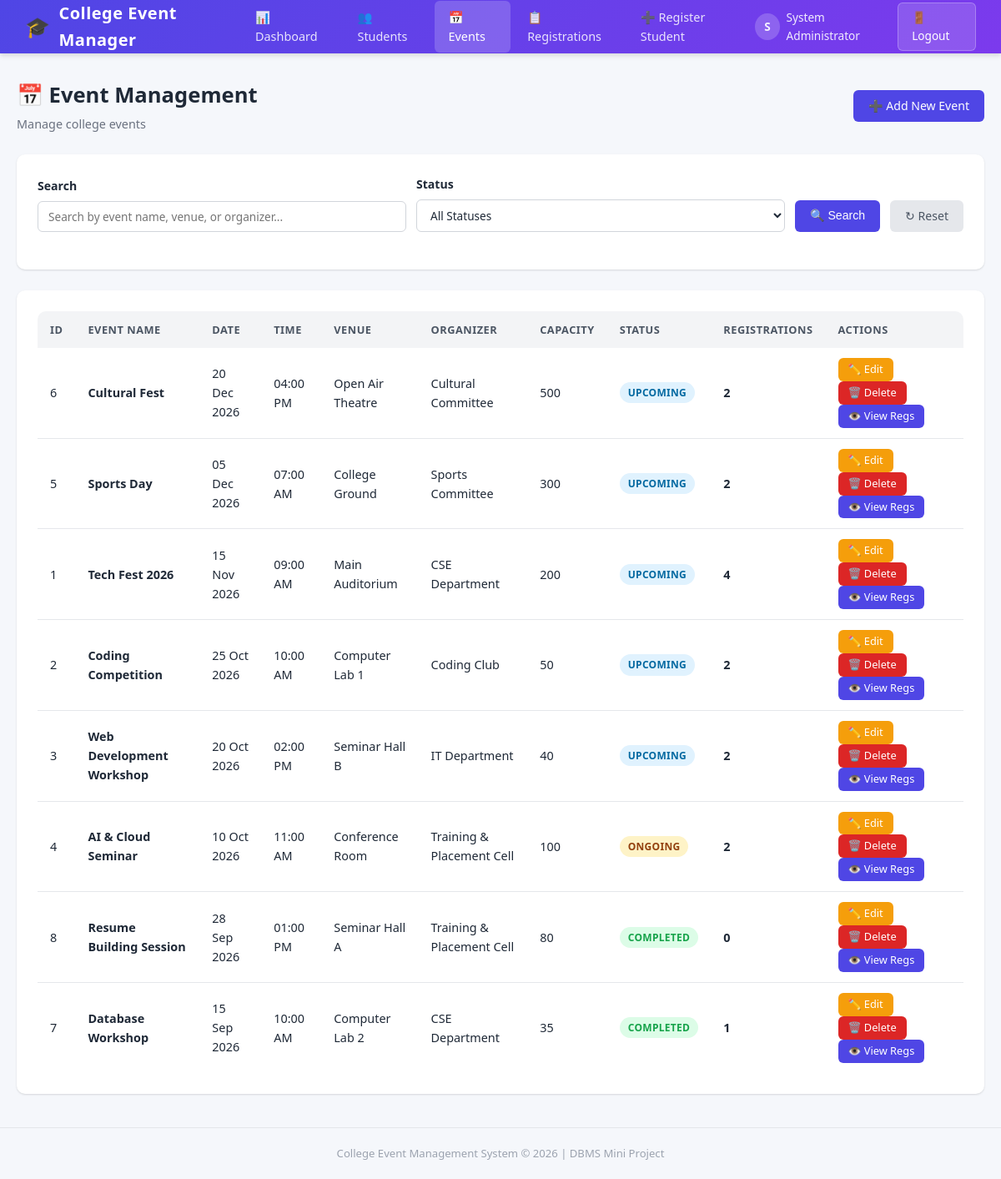
The page /events.php (signed in) on the database its author committed.
### tables this page shows
CREATE TABLE events (
    event_id INT PRIMARY KEY AUTO_INCREMENT,
    event_name VARCHAR(150) NOT NULL,
    description TEXT,
    event_date DATE NOT NULL,
    event_time TIME NOT NULL,
    venue VARCHAR(150) NOT NULL,
    organizer VARCHAR(100),
    capacity INT NOT NULL,
    status ENUM('Upcoming','Ongoing','Completed','Cancelled') DEFAULT 'Upcoming',
    created_at TIMESTAMP DEFAULT CURRENT_TIMESTAMP
);

### events.php (the view, shortened to what this page needs)
<?php
require_once 'header.php';
$search = trim($_GET['search'] ?? '');
$query = "SELECT e.event_id, e.event_name, e.description, e.event_date, e.event_time, e.venue, e.organizer, e.capacity, e.status, COUNT(r.registration_id) AS reg_count
          FROM events e
          LEFT JOIN registrations r ON e.event_id = r.event_id
          WHERE 1=1";
$query .= " GROUP BY e.event_id, e.event_name, e.description, e.event_date, e.event_time, e.venue, e.organizer, e.capacity, e.status ORDER BY e.event_date DESC";
$stmt = mysqli_prepare($conn, $query);
mysqli_stmt_execute($stmt);
$result = mysqli_stmt_get_result($stmt);
?>
<div class="page-header">
    <div>
        <h2>📅 Event Management</h2>
        <p>Manage college events</p>
    </div>
    <a href="add_event.php" class="btn btn-primary">➕ Add New Event</a>
</div>
<div class="card">
    <form method="GET" action="events.php">
        <div class="filter-bar">
            <div class="form-group">
                <label>Search</label>
                <input type="text" name="search" class="form-control" placeholder="Search by event name, venue, or organizer..."
                    value="<?php echo htmlspecialchars($search); ?>">
            </div>
            <div class="form-group">
                <label>Status</label>
                <select name="status" class="form-control">
                    <option value="">All Statuses</option>
                </select>
            </div>
            <button type="submit" class="btn btn-primary">🔍 Search</button>
            <a href="events.php" class="btn btn-secondary">↻ Reset</a>
        </div>
    </form>
</div>
<div class="card">
    <div class="table-container">
        <table>
            <thead>
                <tr>
                    <th>ID</th>
                    <th>Event Name</th>
                    <th>Date</th>
                    <th>Time</th>
                    <th>Venue</th>
                    <th>Organizer</th>
                    <th>Capacity</th>
                    <th>Status</th>
                    <th>Registrations</th>
                    <th>Actions</th>
                </tr>
            </thead>
            <tbody>
                <?php if (mysqli_num_rows($result) > 0): ?>
                    <?php while ($event = mysqli_fetch_assoc($result)): ?>
                        <tr>
                            <td><?php echo $event['event_id']; ?></td>
                            <td><strong><?php echo htmlspecialchars($event['event_name']); ?></strong></td>
                            <td><?php echo date('d M Y', strtotime($event['event_date'])); ?></td>
                            <td><?php echo date('h:i A', strtotime($event['event_time'])); ?></td>
                            <td><?php echo htmlspecialchars($event['venue']); ?></td>
                            <td><?php echo htmlspecialchars($event['organizer']); ?></td>
                            <td><?php echo $event['capacity']; ?></td>
                            <td>
                                <span class="badge badge-<?php echo strtolower($event['status']); ?>">
                                    <?php echo htmlspecialchars($event['status']); ?>
                                </span>
                            </td>
                            <td><strong><?php echo $event['reg_count']; ?></strong></td>
                            <td>
                                <a href="edit_event.php?id=<?php echo $event['event_id']; ?>" class="btn btn-warning btn-sm">✏️ Edit</a>
                                <a href="delete_event.php?id=<?php echo $event['event_id']; ?>"
                                   class="btn btn-danger btn-sm"
                                   onclick="return confirmDelete('Are you sure you want to delete this event?');">
                                    🗑️ Delete
                                </a>
                                <a href="registrations.php?event=<?php echo $event['event_id']; ?>" class="btn btn-primary btn-sm">👁️ View Regs</a>
                            </td>
                        </tr>
                    <?php endwhile; ?>
                <?php endif; ?>
            </tbody>
        </table>
    </div>
</div>
<?php
require_once 'footer.php';
?>

### style.css (style rules this page uses)
:root { --primary: #4F46E5; --primary-dark: #4338CA; --primary-light: #EEF2FF; --secondary: #7C3AED; --success: #16A34A; --success-light: #DCFCE7; --danger: #DC2626; --danger-light: #FEE2E2; --warning: #F59E0B; --warning-light: #FEF3C7; --info: #0EA5E9; --info-light: #E0F2FE; --bg: #F5F7FB; --white: #FFFFFF; --dark: #1F2937; --gray-100: #F3F4F6; --gray-200: #E5E7EB; --gray-300: #D1D5DB; --gray-400: #9CA3AF; --gray-500: #6B7280; --gray-600: #4B5563; --shadow: 0 1px 3px rgba(0,0,0,0.08), 0 1px 2px rgba(0,0,0,0.06); --shadow-md: 0 4px 6px rgba(0,0,0,0.07), 0 2px 4px rgba(0,0,0,0.05); --shadow-lg: 0 10px 15px rgba(0,0,0,0.08), 0 4px 6px rgba(0,0,0,0.04); --radius: 10px; --radius-sm: 6px; --transition: all 0.2s ease; }
*, *::before, *::after { margin: 0; padding: 0; box-sizing: border-box; }
body { font-family: 'Segoe UI', Tahoma, Geneva, Verdana, sans-serif; background: var(--bg); color: var(--dark); line-height: 1.6; min-height: 100vh; }
a { text-decoration: none; color: var(--primary); }
.page-header { display: flex; justify-content: space-between; align-items: center; margin-bottom: 25px; flex-wrap: wrap; gap: 15px; }
.page-header h2 { font-size: 1.6rem; font-weight: 700; color: var(--dark); }
.page-header p { color: var(--gray-500); font-size: 0.9rem; margin-top: 2px; }
.card { background: var(--white); border-radius: var(--radius); box-shadow: var(--shadow); padding: 25px; margin-bottom: 25px; transition: var(--transition); }
.table-container { overflow-x: auto; border-radius: var(--radius); }
table { width: 100%; border-collapse: collapse; font-size: 0.9rem; }
table thead { background: var(--gray-100); }
table th { padding: 12px 15px; text-align: left; font-weight: 600; color: var(--gray-600); font-size: 0.8rem; text-transform: uppercase; letter-spacing: 0.5px; white-space: nowrap; }
table td { padding: 12px 15px; border-bottom: 1px solid var(--gray-200); color: var(--dark); vertical-align: middle; }
table tbody tr:last-child td { border-bottom: none; }
.btn { display: inline-flex; align-items: center; gap: 6px; padding: 9px 18px; border: none; border-radius: var(--radius-sm); font-size: 0.88rem; font-weight: 500; cursor: pointer; transition: var(--transition); text-decoration: none; line-height: 1.4; white-space: nowrap; }
.btn-primary { background: var(--primary); color: var(--white); }
.btn-danger { background: var(--danger); color: var(--white); }
.btn-warning { background: var(--warning); color: var(--white); }
.btn-secondary { background: var(--gray-200); color: var(--gray-600); }
.btn-sm { padding: 5px 12px; font-size: 0.8rem; }
.form-group { margin-bottom: 18px; }
.form-group label { display: block; font-weight: 600; margin-bottom: 6px; font-size: 0.88rem; color: var(--dark); }
.form-control { width: 100%; padding: 10px 14px; border: 1px solid var(--gray-300); border-radius: var(--radius-sm); font-size: 0.9rem; font-family: inherit; color: var(--dark); background: var(--white); transition: var(--transition); }
select.form-control { appearance: auto; }
.badge { display: inline-block; padding: 3px 10px; border-radius: 20px; font-size: 0.75rem; font-weight: 600; text-transform: uppercase; letter-spacing: 0.3px; }
.badge-upcoming { background: var(--info-light); color: #0369A1; }
.badge-ongoing { background: var(--warning-light); color: #92400E; }
.badge-completed { background: var(--success-light); color: var(--success); }
.filter-bar { display: flex; gap: 12px; margin-bottom: 20px; flex-wrap: wrap; align-items: flex-end; }
.filter-bar .form-group { margin-bottom: 0; flex: 1; min-width: 180px; }
.filter-bar .form-control { padding: 8px 12px; font-size: 0.85rem; }
.filter-bar .btn { height: 38px; }

### rows shown on the page
events: event_id "6", event_name "Cultural Fest", event_date "20 Dec 2026", event_time "04:00 PM", venue "Open Air Theatre", organizer "Cultural Committee", capacity "500", status "UPCOMING", reg_count "2"
events: event_id "5", event_name "Sports Day", event_date "05 Dec 2026", event_time "07:00 AM", venue "College Ground", organizer "Sports Committee", capacity "300", status "UPCOMING", reg_count "2"
events: event_id "1", event_name "Tech Fest 2026", event_date "15 Nov 2026", event_time "09:00 AM", venue "Main Auditorium", organizer "CSE Department", capacity "200", status "UPCOMING", reg_count "4"
events: event_id "2", event_name "Coding Competition", event_date "25 Oct 2026", event_time "10:00 AM", venue "Computer Lab 1", organizer "Coding Club", capacity "50", status "UPCOMING", reg_count "2"
events: event_id "3", event_name "Web Development Workshop", event_date "20 Oct 2026", event_time "02:00 PM", venue "Seminar Hall B", organizer "IT Department", capacity "40", status "UPCOMING", reg_count "2"
events: event_id "4", event_name "AI & Cloud Seminar", event_date "10 Oct 2026", event_time "11:00 AM", venue "Conference Room", organizer "Training & Placement Cell", capacity "100", status "ONGOING", reg_count "2"
events: event_id "8", event_name "Resume Building Session", event_date "28 Sep 2026", event_time "01:00 PM", venue "Seminar Hall A", organizer "Training & Placement Cell", capacity "80", status "COMPLETED", reg_count "0"
events: event_id "7", event_name "Database Workshop", event_date "15 Sep 2026", event_time "10:00 AM", venue "Computer Lab 2", organizer "CSE Department", capacity "35", status "COMPLETED", reg_count "1"

### other values the page prints
substr($_SESSION['full_name'], 0, 1) "S"
$_SESSION['full_name'] "System Administrator"
